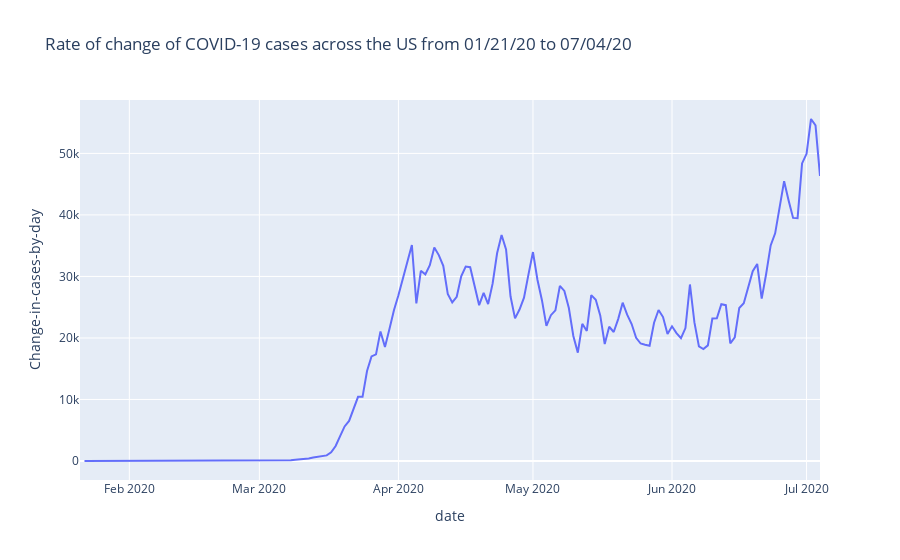

Notebook code cell kept with this figure:
### Markdown cell above
Now that rates of change has piqued my interest, I want to figure out is how fast the number of cases is 'moving'. Essentially trying to figure out the 'velocity' of the spread and plotting against time. This will also allow us to see how fast the spread is accelerating day by day, month by month.

Below is a simple plot showing how these cases have been increasing (on a daily basis) throughout late January to early July. 

As for the rises and sinks in the plot, the data is the difference between (the spread count of a specific day) and (the spread count of the previous day) so rises as increased rates of cases and sinks as decreased rates. 

This plot is very 'noisy' with a fluctuating pattern. It could be presented a bit smoother if we increase the time scale to weeks, or months instead of days.

### Code cell
df_diff = df_date.diff()
df_diff.columns = ['Change-in-cases-by-day', 'diff-max']

py.plot(x = df_diff.index,
        y = 'Change-in-cases-by-day',
        data_frame = df_diff,
        kind = 'line',
        title = 'Rate of change of COVID-19 cases across the US from 01/21/20 to 07/04/20'
)

### Figure 1 — Plotly figure (JSON) as saved in the notebook; plotly's stock layout.template omitted (floating-point values rounded to 4 significant figures; data arrays with more than 128 entries replaced by an {"elided": "..."} marker saying what was removed)
{"data": [{"hovertemplate": "date=%{x}<br>Change-in-cases-by-day=%{y}<extra></extra>", "legendgroup": "", "line": {"color": "#636efa", "dash": "solid"}, "mode": "lines", "name": "", "orientation": "v", "showlegend": false, "type": "scatter", "x": {"elided": "166 str values"}, "xaxis": "x", "y": {"elided": "166 int values"}, "yaxis": "y"}], "layout": {"legend": {"tracegroupgap": 0}, "title": {"text": "Rate of change of COVID-19 cases across the US from 01/21/20 to 07/04/20"}, "xaxis": {"anchor": "y", "domain": [0, 1], "title": {"text": "date"}}, "yaxis": {"anchor": "x", "domain": [0, 1], "title": {"text": "Change-in-cases-by-day"}}}}
